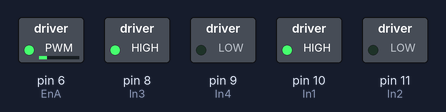
A sketch run on a simulated Arduino Uno, built with avr-gcc and run on an emulated ATmega328P. Parts: switched loads named in the sketch (green lamp = pin HIGH).

Above: at 0.1 s.
Timing chart, 0 to 1.6 s (numbered marks = the images above):
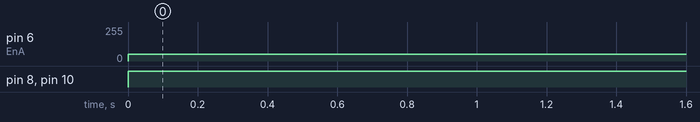

Measured:
- by itself, pin 6 (EnA): 0/255 → 50/255 at 0.00 s
- by itself, pin 8 (In3), pin 10 (In1): LOW → HIGH at 0.00 s

The sketch:

motor.ino
```cpp
  // Right motor
const int In1 = 10;
const int In2 = 11;

// Left motor
const int In3 = 8;
const int In4 = 9;

const int EnA = 6;
//const int EnB = 5;

void setup()
{
  pinMode(In1, OUTPUT);
  pinMode(In2, OUTPUT);
  pinMode(In3, OUTPUT);
  pinMode(In4, OUTPUT);
  pinMode(EnA, OUTPUT);
}

void goStraight()   //run both motors in the same direction
{
  // Turn on motor (right)
  digitalWrite(In1, HIGH);
  digitalWrite(In2, LOW);

  // Turn on motor (left)
  digitalWrite(In3, HIGH);
  digitalWrite(In4, LOW);

  analogWrite(EnA, 50);
  //analogWrite(EnB, 150);
}

void loop()
{
  goStraight();
  delay(1000);
}
```
